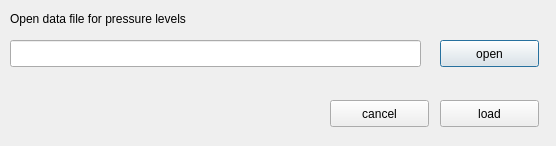
<?xml version="1.0" encoding="UTF-8"?>
<ui version="4.0">
 <class>Dialog</class>
 <widget class="QDialog" name="Dialog">
  <property name="windowModality">
   <enum>Qt::WindowModal</enum>
  </property>
  <property name="geometry">
   <rect>
    <x>0</x>
    <y>0</y>
    <width>556</width>
    <height>146</height>
   </rect>
  </property>
  <property name="sizePolicy">
   <sizepolicy hsizetype="Fixed" vsizetype="Fixed">
    <horstretch>0</horstretch>
    <verstretch>0</verstretch>
   </sizepolicy>
  </property>
  <property name="windowTitle">
   <string>Dialog</string>
  </property>
  <widget class="QLineEdit" name="dataname_field">
   <property name="geometry">
    <rect>
     <x>10</x>
     <y>40</y>
     <width>411</width>
     <height>27</height>
    </rect>
   </property>
  </widget>
  <widget class="QLabel" name="label">
   <property name="geometry">
    <rect>
     <x>10</x>
     <y>10</y>
     <width>231</width>
     <height>17</height>
    </rect>
   </property>
   <property name="text">
    <string>Open data file for pressure levels</string>
   </property>
  </widget>
  <widget class="QPushButton" name="open_button">
   <property name="geometry">
    <rect>
     <x>440</x>
     <y>40</y>
     <width>99</width>
     <height>27</height>
    </rect>
   </property>
   <property name="text">
    <string>open</string>
   </property>
  </widget>
  <widget class="QPushButton" name="cancel_button">
   <property name="geometry">
    <rect>
     <x>330</x>
     <y>100</y>
     <width>99</width>
     <height>27</height>
    </rect>
   </property>
   <property name="text">
    <string>cancel</string>
   </property>
  </widget>
  <widget class="QPushButton" name="load_button">
   <property name="geometry">
    <rect>
     <x>440</x>
     <y>100</y>
     <width>99</width>
     <height>27</height>
    </rect>
   </property>
   <property name="text">
    <string>load</string>
   </property>
  </widget>
 </widget>
 <resources/>
 <connections/>
</ui>
